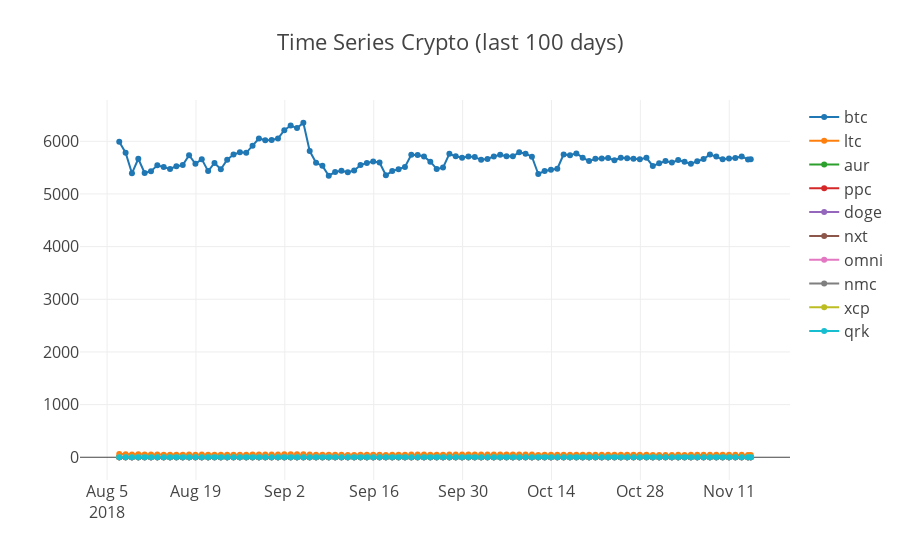

Write notebook code for a chart like this one.
### Code cell
plotlyTimeSeries(datetimeX, listData, title, jupyter_notebook = True)
